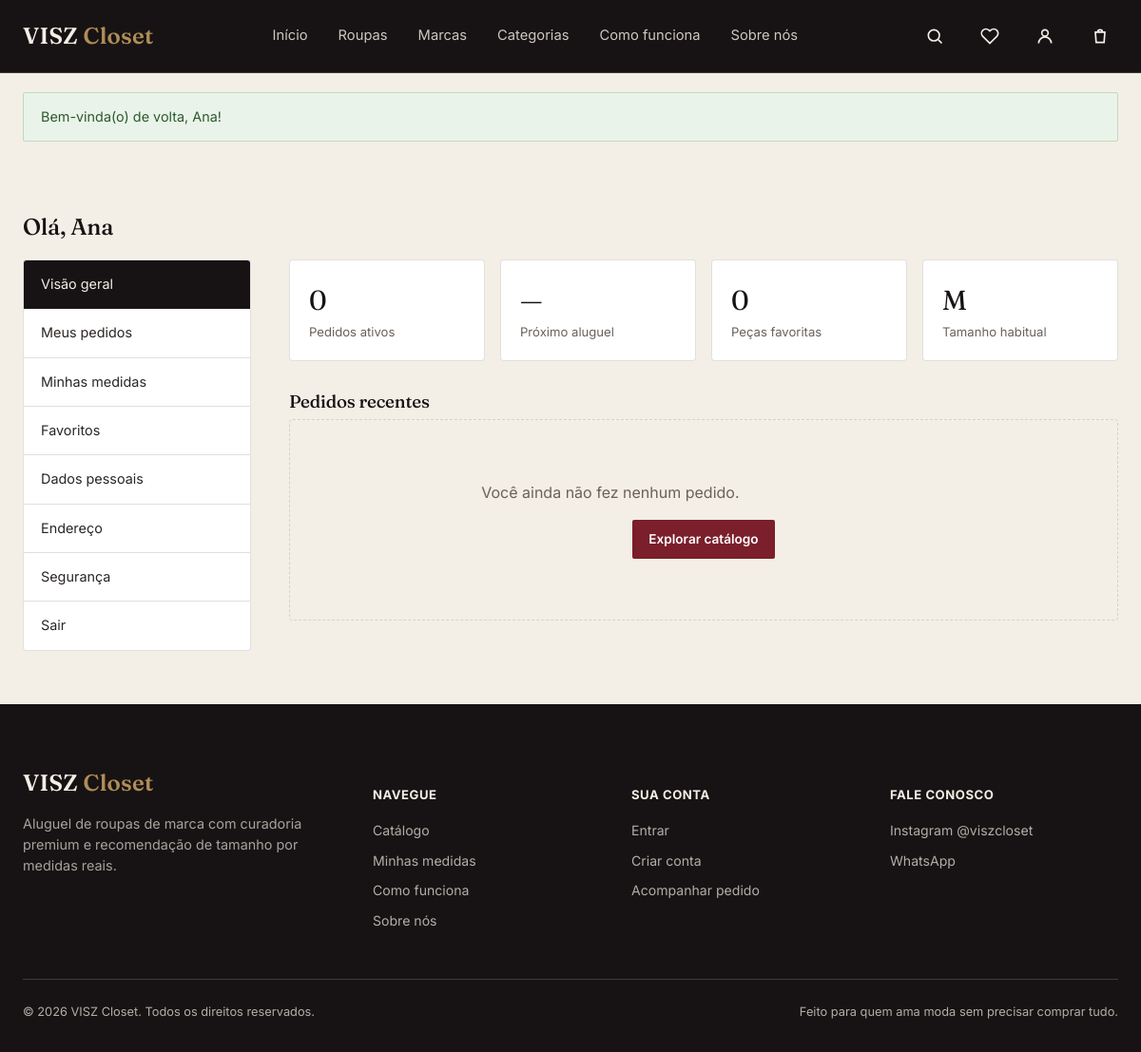
The app's page /minha-conta.php (signed in) with its own data.
### tables this page shows
CREATE TABLE users (
  id INT AUTO_INCREMENT PRIMARY KEY,
  name VARCHAR(100) NOT NULL,
  last_name VARCHAR(100) NOT NULL,
  email VARCHAR(150) NOT NULL UNIQUE,
  phone VARCHAR(30) NOT NULL,
  password_hash VARCHAR(255) NOT NULL,
  role ENUM('cliente','admin') NOT NULL DEFAULT 'cliente',
  birth_date DATE NULL,
  address VARCHAR(255) NULL,
  city VARCHAR(100) NULL,
  state VARCHAR(2) NULL,
  zip VARCHAR(15) NULL,
  status ENUM('ativo','bloqueado') NOT NULL DEFAULT 'ativo',
  reset_token VARCHAR(64) NULL,
  reset_token_expires DATETIME NULL,
  created_at TIMESTAMP DEFAULT CURRENT_TIMESTAMP,
  updated_at TIMESTAMP DEFAULT CURRENT_TIMESTAMP ON UPDATE CURRENT_TIMESTAMP
);

CREATE TABLE measurements (
  id INT AUTO_INCREMENT PRIMARY KEY,
  user_id INT NOT NULL UNIQUE,
  height INT NULL,
  weight INT NULL,
  bust INT NULL,
  waist INT NULL,
  hip INT NULL,
  shoulders INT NULL,
  leg_length INT NULL,
  usual_size VARCHAR(10) NULL,
  shoe_size INT NULL,
  created_at TIMESTAMP DEFAULT CURRENT_TIMESTAMP,
  updated_at TIMESTAMP DEFAULT CURRENT_TIMESTAMP ON UPDATE CURRENT_TIMESTAMP,
  CONSTRAINT fk_meas_user FOREIGN KEY (user_id) REFERENCES users(id) ON DELETE CASCADE
);

CREATE TABLE settings (
  id INT PRIMARY KEY DEFAULT 1,
  size_tolerance_cm INT NOT NULL DEFAULT 3,
  instagram_url VARCHAR(255) NOT NULL DEFAULT 'https://instagram.com/viszcloset',
  instagram_handle VARCHAR(100) NOT NULL DEFAULT '@viszcloset',
  whatsapp_number VARCHAR(30) NOT NULL DEFAULT '5581999999999',
  site_name VARCHAR(100) NOT NULL DEFAULT 'VISZ Closet',
  delivery_fee DECIMAL(10,2) NOT NULL DEFAULT 0,
  delivery_free_above DECIMAL(10,2) NOT NULL DEFAULT 0,
  delivery_info VARCHAR(255) NOT NULL DEFAULT 'Entregamos em toda a região metropolitana do Recife.'
);

### config/db.php (called while the page is built, shortened)
<?php
function db(): PDO {
    static $pdo = null;
    if ($pdo === null) {
        $dsn = 'mysql:host=' . DB_HOST . ';dbname=' . DB_NAME . ';charset=' . DB_CHARSET;
        try {
            $pdo = new PDO($dsn, DB_USER, DB_PASS, [
                PDO::ATTR_ERRMODE => PDO::ERRMODE_EXCEPTION,
                PDO::ATTR_DEFAULT_FETCH_MODE => PDO::FETCH_ASSOC,
                PDO::ATTR_EMULATE_PREPARES => false,
            ]);
        } catch (PDOException $e) {
            http_response_code(500);
            die('Não foi possível conectar ao banco de dados. Verifique config/config.php.');
        }
    }
    return $pdo;
}

### includes/functions.php (called while the page is built, shortened)
<?php
require_once __DIR__ . '/../config/db.php';
function e(?string $value): string {
    return htmlspecialchars($value ?? '', ENT_QUOTES, 'UTF-8');
}
function get_settings(): array {
    static $settings = null;
    if ($settings === null) {
        $settings = db()->query('SELECT * FROM settings WHERE id = 1')->fetch() ?: [];
    }
    return $settings;
}
function get_user_measurements(int $userId): ?array {
    $stmt = db()->prepare('SELECT * FROM measurements WHERE user_id = ?');
    $stmt->execute([$userId]);
    return $stmt->fetch() ?: null;
}

### minha-conta.php (the view, shortened to what this page needs)
<?php
require_once __DIR__ . '/includes/functions.php';
$user = require_login();
$tab = $_GET['tab'] ?? 'visao-geral';
$stmt = db()->prepare('SELECT * FROM users WHERE id = ?');
$stmt->execute([$user['id']]);
$user = $stmt->fetch();
$measurements = get_user_measurements($user['id']);
$ordersStmt = db()->prepare('SELECT * FROM orders WHERE user_id = ? ORDER BY created_at DESC');
$ordersStmt->execute([$user['id']]);
$orders = $ordersStmt->fetchAll();
$activeOrders = array_filter($orders, fn($o) => !in_array($o['status'], ['finalizado', 'cancelado']));
$nextRental = null;
$favCountStmt = db()->prepare('SELECT COUNT(*) FROM favorites WHERE user_id = ?');
$favCountStmt->execute([$user['id']]);
$favCount = $favCountStmt->fetchColumn();
require __DIR__ . '/includes/header.php';
function nav_link($tab, $current, $label, $href) {
    $active = $tab === $current ? 'active' : '';
    echo '<a class="' . $active . '" href="' . $href . '">' . $label . '</a>';
}
?>
<section class="section-tight">
    <div class="container">
        <h1>Olá, <?= e($user['name']) ?></h1>
        <div class="account-layout" style="margin-top:20px;">
            <nav class="account-nav">
                <?php nav_link($tab, 'visao-geral', 'Visão geral', BASE_URL . '/minha-conta.php?tab=visao-geral'); ?>
                <a href="<?= BASE_URL ?>/minhas-medidas.php">Minhas medidas</a>
                <a href="<?= BASE_URL ?>/favoritos.php">Favoritos</a>
                <a href="<?= BASE_URL ?>/logout.php">Sair</a>
            </nav>
            <div>
                <?php if ($tab === 'visao-geral'): ?>
                    <div class="stat-grid">
                        <div class="stat-card"><div class="num"><?= count($activeOrders) ?></div><div class="label">Pedidos ativos</div></div>
                        <div class="stat-card"><div class="num"><?= $nextRental ? format_date_br($nextRental['start_date']) : '—' ?></div><div class="label">Próximo aluguel</div></div>
                        <div class="stat-card"><div class="num"><?= (int)$favCount ?></div><div class="label">Peças favoritas</div></div>
                        <div class="stat-card"><div class="num"><?= $measurements['usual_size'] ?? '—' ?></div><div class="label">Tamanho habitual</div></div>
                    </div>
                    <h3>Pedidos recentes</h3>
                    <?php if (empty($orders)): ?>
                        <div class="empty-state"><p>Você ainda não fez nenhum pedido.</p><a href="<?= BASE_URL ?>/roupas.php" class="btn btn-primary btn-sm">Explorar catálogo</a></div>
                    <?php else: foreach (array_slice($orders, 0, 3) as $o): ?>
                        <div class="order-row">
                            <div class="meta">
                                <strong><?= e($o['order_code']) ?></strong><br>
                                <span style="font-size:0.85rem; color:var(--graphite-soft);"><?= format_date_br($o['start_date']) ?> a <?= format_date_br($o['end_date']) ?></span>
                            </div>
                            <span class="status-tag"><?= e(status_label($o['status'])) ?></span>
                            <a href="<?= BASE_URL ?>/pedido-status.php?codigo=<?= urlencode($o['order_code']) ?>" class="btn-ghost btn-sm">Ver detalhes</a>
                        </div>
                    <?php endforeach; endif; ?>
                <?php endif; ?>
            </div>
        </div>
    </div>
</section>
<?php require __DIR__ . '/includes/footer.php'; ?>

### includes/footer.php (shortened to what this page needs)
<?php
$__settings = get_settings();
?>
<footer class="site-footer">
    <div class="container">
        <div class="footer-grid">
            <div>
                <div class="logo" style="margin-bottom:14px;">VISZ <span>Closet</span></div>
                <p style="color:rgba(244,239,230,0.65); font-size:0.9rem;">Aluguel de roupas de marca com curadoria premium e recomendação de tamanho por medidas reais.</p>
            </div>
            <div>
                <h5>Navegue</h5>
                <a href="<?= BASE_URL ?>/roupas.php">Catálogo</a>
                <a href="<?= BASE_URL ?>/minhas-medidas.php">Minhas medidas</a>
                <a href="<?= BASE_URL ?>/como-funciona.php">Como funciona</a>
                <a href="<?= BASE_URL ?>/sobre.php">Sobre nós</a>
            </div>
            <div>
                <h5>Sua conta</h5>
                <a href="<?= BASE_URL ?>/login.php">Entrar</a>
                <a href="<?= BASE_URL ?>/cadastro.php">Criar conta</a>
                <a href="<?= BASE_URL ?>/pedido-status.php">Acompanhar pedido</a>
            </div>
            <div>
                <h5>Fale conosco</h5>
                <a href="<?= e($__settings['instagram_url'] ?? '#') ?>" target="_blank" rel="noopener">Instagram <?= e($__settings['instagram_handle'] ?? '') ?></a>
                <a href="https://wa.me/<?= e($__settings['whatsapp_number'] ?? '') ?>" target="_blank" rel="noopener">WhatsApp</a>
            </div>
        </div>
        <div class="footer-bottom">
            <span>&copy; <?= date('Y') ?> VISZ Closet. Todos os direitos reservados.</span>
            <span>Feito para quem ama moda sem precisar comprar tudo.</span>
        </div>
    </div>
</footer>
</body>
</html>

### assets/css/style.css (style rules this page uses)
:root { --ink: #171314; --ivory: #F4EFE6; --ivory-dim: #ECE5D8; --wine: #7A1F2B; --wine-dark: #5C1620; --brass: #B08D57; --graphite: #2B2623; --graphite-soft: #6b615a; --white: #FFFFFF; --line: rgba(43, 38, 35, 0.14); --line-on-ink: rgba(244, 239, 230, 0.18); --font-display: 'Fraunces', Georgia, serif; --font-body: 'Inter', -apple-system, sans-serif; --radius-sm: 2px; --radius-md: 4px; --container: 1280px; }
* { box-sizing: border-box; }
html { scroll-behavior: smooth; }
body { margin: 0; font-family: var(--font-body); color: var(--graphite); background: var(--ivory); line-height: 1.55; -webkit-font-smoothing: antialiased; }
a { color: inherit; text-decoration: none; }
h1, h2, h3, h4 { font-family: var(--font-display); font-weight: 500; margin: 0 0 0.4em; line-height: 1.15; letter-spacing: -0.01em; color: var(--ink); }
p { margin: 0 0 1em; max-width: 62ch; }
.container { max-width: var(--container); margin: 0 auto; padding: 0 24px; }
.btn { display: inline-flex; align-items: center; justify-content: center; gap: 8px; padding: 14px 28px; border-radius: var(--radius-sm); font-family: var(--font-body); font-weight: 600; font-size: 0.95rem; border: 1px solid transparent; cursor: pointer; transition: background 0.2s ease, color 0.2s ease, border-color 0.2s ease, transform 0.15s ease; white-space: nowrap; }
.btn-primary { background: var(--wine); color: var(--white); }
.btn-sm { padding: 9px 16px; font-size: 0.85rem; }
.logo { font-family: var(--font-display); font-size: 1.5rem; font-weight: 600; letter-spacing: 0.01em; color: var(--ivory); flex-shrink: 0; }
.logo span { color: var(--brass); }
.section-tight { padding: 56px 0; }
.empty-state { text-align: center; padding: 64px 24px; color: var(--graphite-soft); border: 1px dashed var(--line); border-radius: var(--radius-md); }
.account-layout { display: grid; grid-template-columns: 240px 1fr; gap: 40px; align-items: flex-start; }
.account-nav { border: 1px solid var(--line); border-radius: var(--radius-md); overflow: hidden; background: var(--white); }
.account-nav a { display: block; padding: 14px 18px; font-size: 0.9rem; border-bottom: 1px solid var(--line); color: var(--graphite); }
.account-nav a:last-child { border-bottom: none; }
.account-nav a.active { background: var(--ink); color: var(--ivory); }
.stat-grid { display: grid; grid-template-columns: repeat(4, 1fr); gap: 16px; margin-bottom: 32px; }
.stat-card { background: var(--white); border: 1px solid var(--line); border-radius: var(--radius-md); padding: 20px; }
.stat-card .num { font-family: var(--font-display); font-size: 1.8rem; color: var(--ink); }
.stat-card .label { font-size: 0.82rem; color: var(--graphite-soft); }
.site-footer { background: var(--ink); color: rgba(244,239,230,0.7); padding: 64px 0 32px; }
.footer-grid { display: grid; grid-template-columns: 1.4fr 1fr 1fr 1fr; gap: 32px; margin-bottom: 40px; }
.footer-grid h5 { color: var(--ivory); font-family: var(--font-body); font-size: 0.82rem; text-transform: uppercase; letter-spacing: 0.04em; margin-bottom: 16px; }
.footer-grid a { display: block; margin-bottom: 10px; font-size: 0.88rem; }
.footer-bottom { border-top: 1px solid var(--line-on-ink); padding-top: 24px; font-size: 0.8rem; display: flex; justify-content: space-between; flex-wrap: wrap; gap: 12px; }

### records on screen
users: name "Ana"
measurements: usual_size "M"
settings: instagram_handle "@viszcloset"

### other values on screen
$f['message'] "Bem-vinda(o) de volta, Ana!"
$label "Visão geral Meus pedidos Dados pessoais Endereço Segurança"
count($activeOrders) "0"
$favCount "0"
